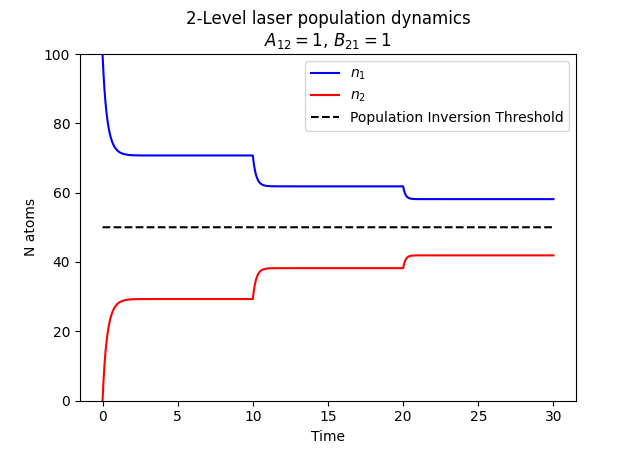

Reproduce this figure in Python.
'''
2-level laser simulation

Assumptions:
1. Lasing medium is a homogenous and uniform spherical mass
2. No photons are lost
3. 100% atoms begin initially in the ground state, prior to the initial pump
'''

# Imports
import numpy as np
import matplotlib.pyplot as plt

# Lasing medium parameters
N = 100 # Number of atoms

# Laser Einstein Coefficient parameters
A12 = 1 # Spontaneous Emission
B21 = 1 # Stimulated Emission

# Photon parameters
Ep = 1 # Energy of a single photon

# Pump parameters
J_E = 100 # Energy delivered in a single pump (Units of # of atoms)
I0 = 1/100 #Intensity of a single photon
T = 10 # Pump the system every T units of time


# Simulation parameters
t = 0
step = 0
dt = 0.01
tf = 30

# Initial Conditions
n1 = 100 # Number of atoms in the ground state
n2 = N-n1 # Number of atoms in the excited state
E_pump = 0 # Amount of energy pumped into the system via optical pumps

# Logging
n1_t = [n1]
n2_t = [n2]
pi_t = [N/2]
t_t = [t]

while t<tf:
	# Calculate P, the photon intensity
	#P = I0 * (1 - (Ep*n2/J_E))
	
	# Pump the system at the beginning of simulation cycle, every T units of time
	if step%int(T/dt) == 0:
		E_pump += J_E # Add an additional J_E units of energy

	# Calculate P, the photon intensity
	P = I0*(E_pump - Ep*n2)/Ep

	# Calculate n1' and n2'
	dn1_dt = A12*n2 + B21*P*(n2-n1)
	dn2_dt = -1*B21*P*(n2-n1) - A12*n2
	#dn1_dt = A12*n2 + B21*Np*(n2-n1)
	#dn2_dt = -1*B21*Np*(n2-n1) - A12*n2

	# Calculate dn1 and dn2
	dn1 = dn1_dt * dt
	dn2 = dn2_dt * dt

	# Update n1 and n2
	n1 += dn1
	n2 += dn2

	# Timestep update
	t += dt
	step += 1

	# Logging
	n1_t.append(n1)
	n2_t.append(n2)
	pi_t.append(N/2)
	t_t.append(t)

plt.figure(1)
plt.title('2-Level laser population dynamics\n' r'$A_{12}=$' f'{A12}, ' r'$B_{21}=$' f'{B21}')
plt.plot(t_t, n1_t, label=r"$n_1$", c='blue')
plt.plot(t_t, n2_t, label=r"$n_2$", c='red')
plt.plot(t_t, pi_t, label="Population Inversion Threshold", linestyle="--", c='black')
plt.ylim(0,100)
plt.legend()
plt.xlabel("Time")
plt.ylabel("N atoms")
plt.show()
